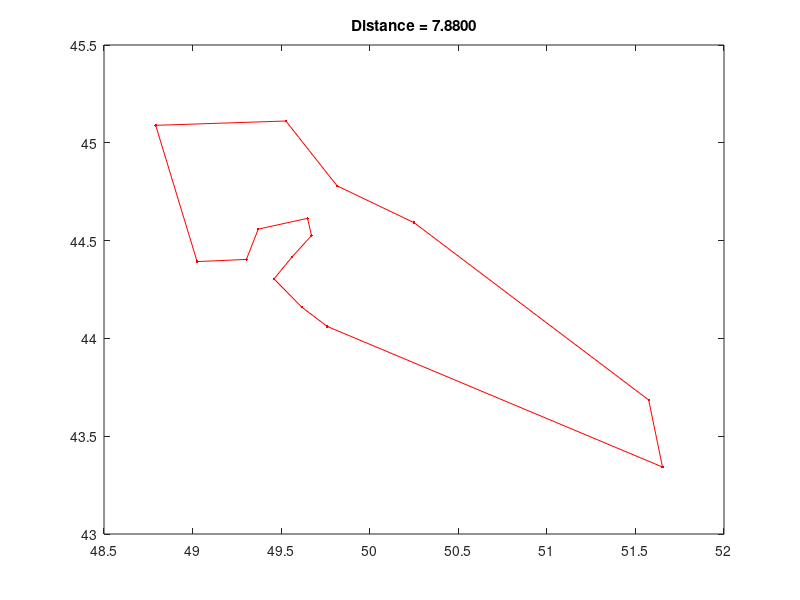
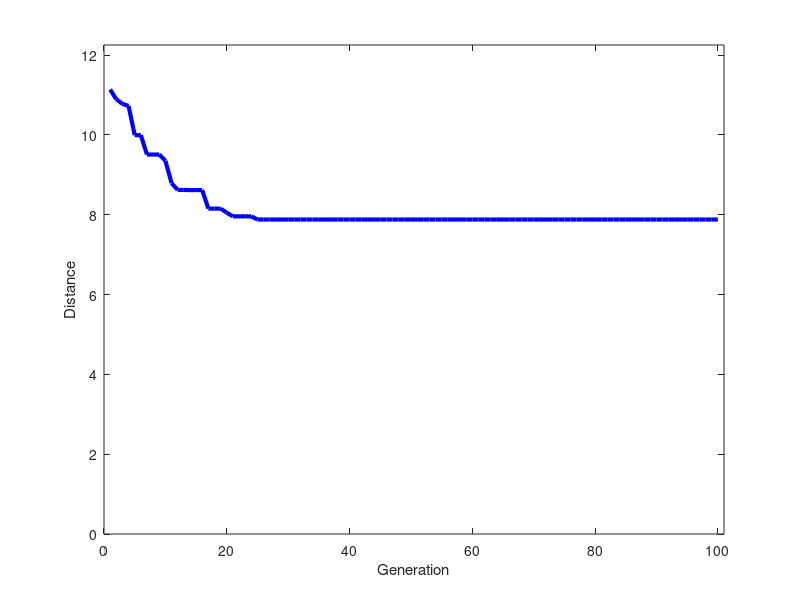

Recreate these plots in MATLAB, in order.
%*************************************************************************%
% Project:  Travelling Salesman Problem Using Genetic Algorithm
% Course: Optimization
% By Mark Hovsepyan
%*************************************************************************%

% function TSP: main function that performs genetic algorithm to solve travelling salesman problem.

function TSP = tsp_genetic_algo()
    
%% Initialization
    
    xy_data            = csvread('armenia_xy.csv'); % for data descrition look for "armenia_xy info"
    xy_coord           = xy_data;
    
    %[8 27; 13 20; 14 29; 35 31; 17 10; 1 42; 21 18; 28 2; 29 21; 33 11; 36 3; 41 26; 43 9; 12 20; 15 59; 40 7]; % City Coordinates
    
    pop_size           = 60; % population size
    gen_num = 100 ;          % number of generations
    [num_of_cities, ~] = size(xy_coord); % get the number of cities
    global_min         = Inf; % positive integers
    dist_matrix        = [];  % point a to b distances/cost
    pop                = zeros(pop_size, num_of_cities); % initialize pop matrix of zeroes
    total_dist         = zeros(1,pop_size); % total distance of the best path
    distHistory = zeros(1,gen_num);   % initialize a matrix of zeroes for ploting
    tmp_pop = zeros(4,num_of_cities); % initialize a matrix of zeroes
    new_pop = zeros(pop_size,num_of_cities); % initialize a matrix of zeroes
    current_gen = 0;
    gen = 0; % iterator for generations
   
    
%main body%    
    pop_size = 4*ceil(pop_size/4);
    nPoints = size(xy_coord,1);
    display(nPoints);
    a = meshgrid(1:nPoints);
    dist_matrix = reshape(sqrt(sum((xy_coord(a,:)-xy_coord(a',:)).^2,2))...
    ,nPoints,nPoints);   % compute distances from each points
    display(dist_matrix);
  
    
    % Generate a population using permutation encoding
    
    pop(1,:) = (1:num_of_cities);
    for k = 2:pop_size
        pop(k,:) = randperm(num_of_cities);
    end
    
    % FITNESS EVALUATION: After initializing the population, fitness value for 
    % each individual is calculated. The fitness values are generated using
    % a fitness function. The function provides largest and smallest values
    % for each of the individuals. If the individual has a larger fitness
    % value then result will be a better solution but if a smaller value is
    % obtained then the obtained solution isn't better.

    figure('Name','Best Solution');
    for gen = 1:gen_num
        % Evaluate each population member (Calculate Total Distance)
        for p = 1:pop_size
            tmp_tot_dist = dist_matrix(pop(p,num_of_cities), pop(p, 1)); % temp variable for total dstance distance
            for k = 2:num_of_cities
                tmp_tot_dist = tmp_tot_dist + dist_matrix(pop(p,k-1),pop(p,k)); % summation of distances of pop(k)
            end
            total_dist(p) = tmp_tot_dist; %select as elite
        end
        
        % Find the least cost if the new computed total distance is less than 
        % the current global_min => the new global minimum distance is the min_dist
        
        [min_dist,index] = min(total_dist);
        distHistory(gen) = min_dist;
        if min_dist < global_min
            global_min = min_dist;
            optimal_route = pop(index, :);
            path = optimal_route([1 : num_of_cities 1]);
            % Plot the Best Route
            %pause(1);
            plot(xy_coord(path, 1), xy_coord(path, 2), 'r.-'); 
            title(sprintf('Distance = %1.4f',min_dist));     
            drawnow;
            current_gen = gen;
        end
        
        % CROSSOVER AND MUTATION: 
        randomOrder = randperm(pop_size);
        for p = 4:4:pop_size
            paths = pop(randomOrder(p-3:p),:); % select parent 1 from the random population
            dists = total_dist(randomOrder(p-3:p)); % select parent 2 from the matrix of elite  population
            [~,idx] = min(dists);       % get the index of the path with the min distance from the elite population
            possible_route = paths(idx,:);  %get the values/permutation encoding
            routeInsertionPoints = sort(ceil(num_of_cities*rand(1,2)));
            I = routeInsertionPoints(1); 
            J = routeInsertionPoints(2);
       
            for k = 1:4                         % Mutate and create a 4 new set of population
                tmp_pop(k,:) = possible_route;  
                display(tmp_pop);
                display(size(tmp_pop));
                
                switch k
                    case 2                   
                        tmp_pop(k,I:J) = tmp_pop(k,J:-1:I); % mutate by flipping
                    case 3 
                        tmp_pop(k,[I J]) = tmp_pop(k,[J I]); % mutate by swapping
                    case 4 
                        tmp_pop(k,I:J) = tmp_pop(k,[I+1:J I]); % mutate by sliding 
                    otherwise % default
                end
            end
            new_pop(p-3:p,:) = tmp_pop;
    
        end
        pop = new_pop; % new generation  
        
    end  
    
    %*********************************************************************%
    %% Plotting
    figure('Name','RESULTS','Numbertitle','off');
    title('Best Solution History');
    plot(distHistory,'b','LineWidth',3);
    set(gca,'XLim',[0 gen_num+1],'YLim',[0 1.1*max([1 distHistory])]);
    xlabel('Generation');
    ylabel('Distance');
    
    %% Displaying
    display(optimal_route);
    display(min_dist);
    display(current_gen);
    %*********************************************************************%
end    


